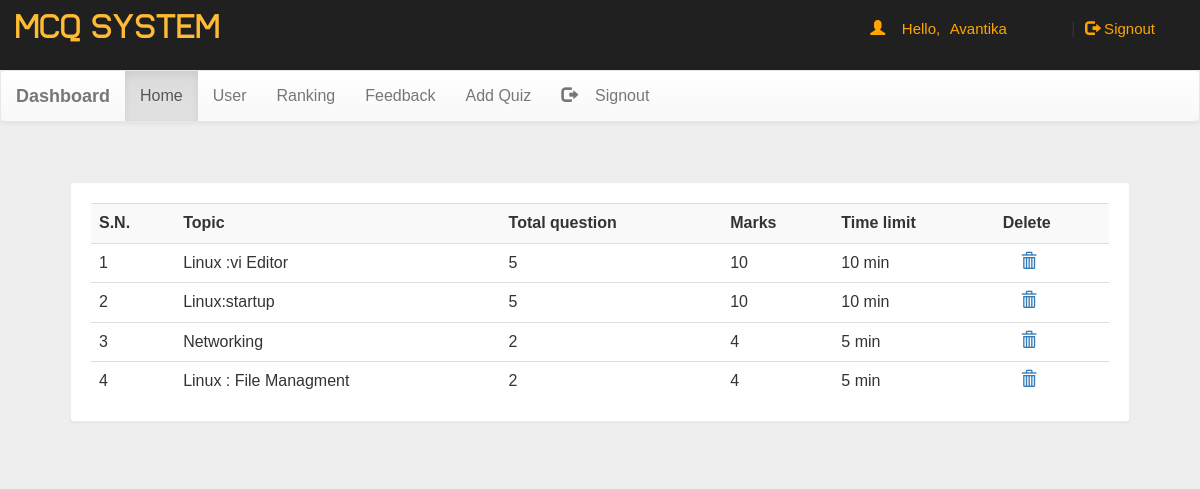
The page /dash.php (signed in) on the database its author committed.
### tables this page shows
CREATE TABLE `quiz` (
  `eid` text NOT NULL,
  `title` varchar(100) NOT NULL,
  `sahi` int(11) NOT NULL,
  `wrong` int(11) NOT NULL,
  `total` int(11) NOT NULL,
  `time` bigint(20) NOT NULL,
  `intro` text NOT NULL,
  `tag` varchar(100) NOT NULL,
  `date` timestamp NOT NULL DEFAULT CURRENT_TIMESTAMP ON UPDATE CURRENT_TIMESTAMP
);

### dash.php (the view, shortened to what this page needs)
<!DOCTYPE html PUBLIC "-//W3C//DTD XHTML 1.0 Transitional//EN" "http://www.w3.org/TR/xhtml1/DTD/xhtml1-transitional.dtd">
<html xmlns="http://www.w3.org/1999/xhtml">
<head>
<link  rel="stylesheet" href="css/bootstrap.min.css"/>
 <link  rel="stylesheet" href="css/bootstrap-theme.min.css"/>
 <link rel="stylesheet" href="css/main.css">
 <link  rel="stylesheet" href="css/font.css">
</head>
<body  style="background:#eee;">
<div class="header">
<div class="row">
<div class="col-lg-6">
<span class="logo">MCQ SYSTEM</span></div>
<?php
 include_once 'dbConnection.php';
$email=$_SESSION['email'];
  if(!(isset($_SESSION['email']))){
    echo $_SESSION['email'];
header("location:index.php");
}
else
{
$name = $_SESSION['name'];;
echo '<span class="pull-right top title1" ><span class="log1"><span class="glyphicon glyphicon-user" aria-hidden="true"></span>&nbsp;&nbsp;&nbsp;&nbsp;Hello,</span> <a href="account.php" class="log log1">'.$name.'</a>&nbsp;|&nbsp;<a href="logout.php?q=account.php" class="log"><span class="glyphicon glyphicon-log-out" aria-hidden="true"></span>&nbsp;Signout</button></a></span>';
}?>
</div></div>
<nav class="navbar navbar-default title1">
  <div class="container-fluid">
    <div class="navbar-header">
      <a class="navbar-brand" href="dash.php?q=0"><b>Dashboard</b></a>
    </div>
    <div class="collapse navbar-collapse" id="bs-example-navbar-collapse-1">
      <ul class="nav navbar-nav">
        <li <?php if(@$_GET['q']==0) echo'class="active"'; ?>><a href="dash.php?q=0">Home<span class="sr-only">(current)</span></a></li>
        <li <?php if(@$_GET['q']==1) echo'class="active"'; ?>><a href="dash.php?q=1">User</a></li>
		<li <?php if(@$_GET['q']==2) echo'class="active"'; ?>><a href="dash.php?q=2">Ranking</a></li>
		<li <?php if(@$_GET['q']==3) echo'class="active"'; ?>><a href="dash.php?q=3">Feedback</a></li>
    <li <?php if(@$_GET['q']==4) echo'class="active"'; ?>><a href="dash.php?q=4">Add Quiz</a></li>
        </li><li class="pull-right"> <a href="logout.php?q=account.php"><span class="glyphicon glyphicon-log-out" aria-hidden="true"></span>&nbsp;&nbsp;&nbsp;&nbsp;Signout</a></li>
      </ul>
          </div>
  </div>
</nav>
<div class="container">
<div class="row">
<div class="col-md-12">
<?php if(@$_GET['q']==0) {
$result = mysqli_query($con,"SELECT * FROM quiz ORDER BY date DESC") or die('Error');
echo  '<div class="panel"><div class="table-responsive"><table class="table table-striped title1">
<tr><td><b>S.N.</b></td><td><b>Topic</b></td><td><b>Total question</b></td><td><b>Marks</b></td><td><b>Time limit</b></td><td><b>Delete</b></td></td></tr>';
$c=1;
while($row = mysqli_fetch_array($result)) {
	$title = $row['title'];
	$total = $row['total'];
	$sahi = $row['sahi'];
    $time = $row['time'];
	$eid = $row['eid'];
$q12=mysqli_query($con,"SELECT score FROM history WHERE eid='$eid' AND email='$email'" )or die('Error98');
$rowcount=mysqli_num_rows($q12);
if($rowcount == 0){
	echo '<tr><td>'.$c++.'</td><td>'.$title.'</td><td>'.$total.'</td><td>'.$sahi*$total.'</td><td>'.$time.'&nbsp;min</td>
  <td> &nbsp;&nbsp;&nbsp;<b><a href= "update.php?q=rmquiz&eid='.$eid.'"> <span class="glyphicon glyphicon-trash" aria-hidden="true"></span>&nbsp;<span class="title1"></span></a></b></td><tr>';
}
else
{
}
}
echo '</table></div></div>';
}
?>
</div>
</div></div>
</body>
</html>

### css/main.css (style rules this page uses)
body { overflow-x:hidden; width:100%; font: 15px "Century Gothic", "Times Roman", sans-serif; background:#eee; min-height:550px; background-attachment:fixed; }
.panel { border-color:#eee; margin:40px; padding:20px; font: 15px "Century Gothic", "Times Roman", sans-serif; }
.header { background:#202020; height:70px; }
.logo { font-family:'typo'; font-size:35px; color:#ffbb33; margin:15px; }
.title1 { font: 16px "Century Gothic", "Times Roman", sans-serif; }
.top { margin-top:20px; }
.log1 { font: 15px 'Ubuntu', sans-serif; color:orange; margin-left:10px; }
.log { margin:10px; margin-right:60px; margin-left:5px; color:orange; text-decoration:none; font-size:20px; font-size:15px; }

### rows shown on the page
quiz: title "Linux :vi Editor", total "5", $sahi*$total "10", time "10"
quiz: title "Linux:startup", total "5", $sahi*$total "10", time "10"
quiz: title "Networking", total "2", $sahi*$total "4", time "5"
quiz: title "Linux : File Managment", total "2", $sahi*$total "4", time "5"

### other values the page prints
$name "Avantika"
